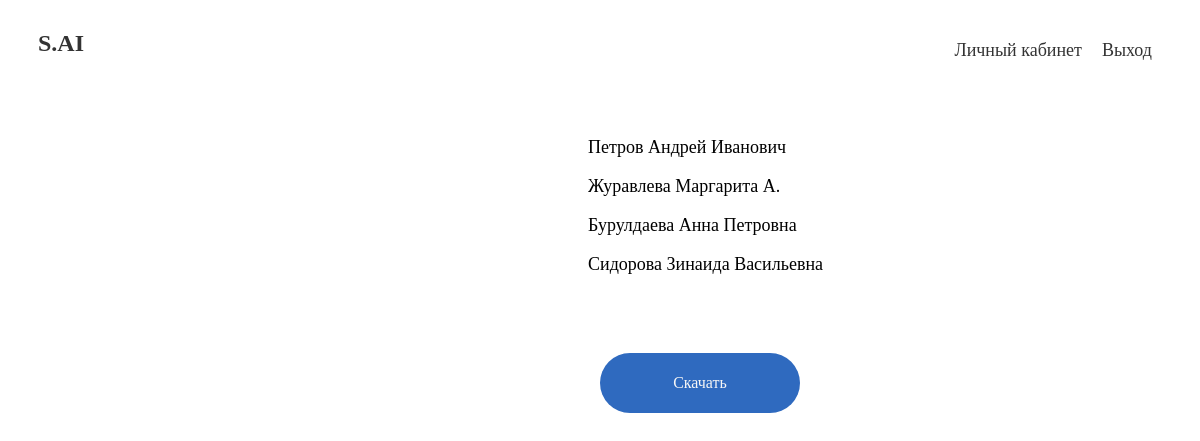
The page /q/users/ on the database its author committed.
### questionnaire/models/answer_group.py (models this page shows, shortened)
class AnswerGroup(DateCreatedMixin,models.Model):
    last_name = models.CharField(_("Фамилия"), max_length=150)
    first_name = models.CharField(_("Имя"), max_length=150)
    second_name = models.CharField(
        _("Отчество"), max_length=150, blank=True, null=True, default=""
    )
    class Meta:
        verbose_name = _("Ответ на группу вопросв")
        verbose_name_plural = _("Ответы на группу вопросв")

### questionnaire/views/users.py (the view)
# urls.py: path("users/", views.users, name="users"),
def users(request):
    article = AnswerGroup.objects.all()
    context = {
        'articles': article
    }
    return render(request,'questionnaire/users.html', context)

### questionnaire/templates/questionnaire/users.html (shortened to what this page needs)
<!DOCTYPE html>
<html lang="en">
<head>
</head>
    <div class="s1">
        <a class="s2" href="{% url 'base_login' %}" >S.AI</a>
        <a class="s7" href="{% url 'logout' %}">Выход</a>
        <a class="s3" href="{% url 'shef' %}">Личный кабинет</a>
    </div>
<div style="font-family: Circe; font-size: 18px; margin-top: 70px; margin-left: 580px">
{% for article in articles %}
    <p>{{ article.last_name }} {{ article.first_name }} {{ article.second_name }}</p>
{% endfor %}
</div>
   <form name="b1" action="#">
        <button type="submit" class="r2">Скачать</button>
    </form>
</html>

### questionnaire/templates/questionnaire/users.html (style rules this page uses)
.s1 { margin: 20px; padding: 10px; font-family: Circe; font-size: 18px; }
.s2 { font-weight: bold; font-family: Circe; font-size: 24px; text-decoration: none; color: #333333; }
.s7 { margin: 10px; text-decoration: none; color: #333333; float: right; }
.s3 { margin: 10px; text-decoration: none; color: #333333; float: right; }
.r2 { font-family: Circe; font-size: 18px; padding: 20px; }
.r2 { font-family: Circe; font-size: 16px; height: 60px; width: 200px; border-radius: 100px; background: #2f6abf; color: #f6f6f6; border: none; position: absolute; left: 600px; margin-top: 60px; }

### rows shown on the page
AnswerGroup: last_name "Петров", first_name "Андрей", second_name "Иванович"
AnswerGroup: last_name "Журавлева", first_name "Маргарита", second_name "А."
AnswerGroup: last_name "Бурулдаева", first_name "Анна", second_name "Петровна"
AnswerGroup: last_name "Сидорова", first_name "Зинаида", second_name "Васильевна"
